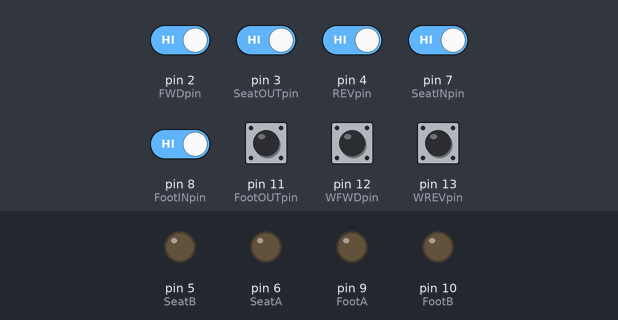
A sketch run on a simulated Arduino Uno, built with avr-gcc and run on an emulated ATmega328P. Shown: output pins drawn as LEDs (lit = HIGH). The test bench sets the inputs (shaded band); at power-on: pin 2 (FWDpin), pin 3 (SeatOUTpin), pin 4 (REVpin), pin 7 (SeatINpin), pin 8 (FootINpin), pin 11 (FootOUTpin), pin 12 (WFWDpin), pin 13 (WREVpin) HIGH.

Above: at 1.2 s.
1.3 s: pin 2 (FWDpin) driven LOW and pin 3 (SeatOUTpin) driven LOW
At 2.0 s:
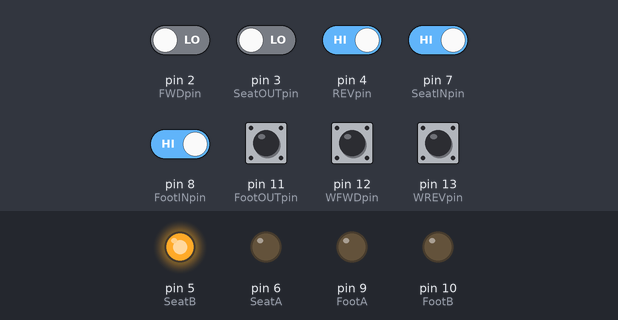
2.8 s: pin 11 (FootOUTpin) pulled LOW for 0.15 s
At 2.87 s:
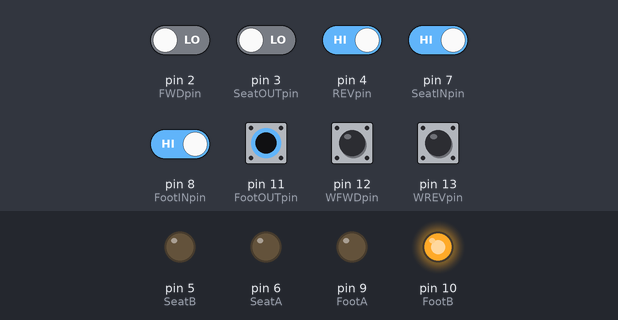
4.4 s: pin 2 (FWDpin) driven HIGH
At 5.5 s:
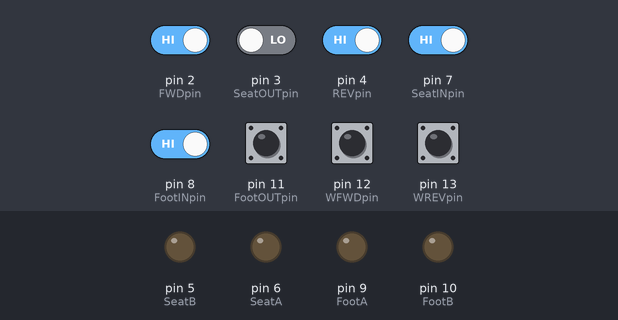
5.9 s: pin 2 (FWDpin) driven LOW
At 6.7 s:
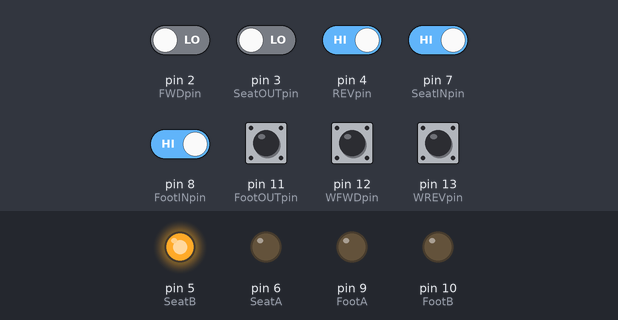
7.4 s: pin 2 (FWDpin) driven HIGH and pin 3 (SeatOUTpin) driven HIGH and pin 4 (REVpin) driven LOW and pin 7 (SeatINpin) driven LOW and pin 8 (FootINpin) driven LOW
At 7.8 s:
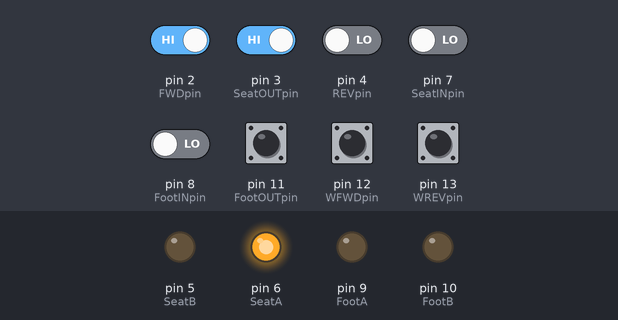
8.9 s: pin 7 (SeatINpin) driven HIGH
At 10.2 s:
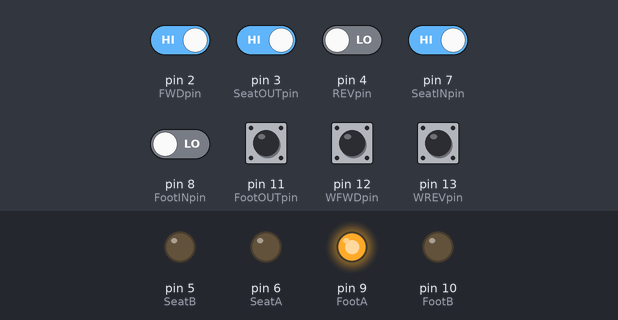
Timing chart, 0 to 11.4 s (numbered marks = the images above; inputs shaded):
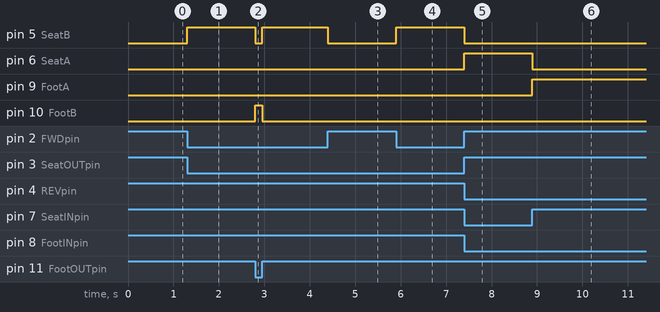

The sketch:

Recliner_Footfirst.ino
```cpp
// Motor 1 (Seat) Variables:
int SeatA=6;
int SeatB=5;
int SeatFWD_A=0;
int SeatFWD_B=255;     // Seat Forward Speed 0-255:
int SeatREV_A=255;    // Seat Reverse Speed 0-255:
int SeatREV_B=0;
// Motor 2 (Foot) variables:
int FootA=9;
int FootB=10;
int FootFWD_A=0;
int FootFWD_B=255;   // Foot forward speed 0-255:
int FootREV_A=255;   // Foot Reverse speed 0-255:
int FootREV_B=0;
// Controls:
int FWDpin=2;
int FWD;
int REVpin=4;
int REV;
int WFWDpin=12;
int WFWD;
int WREVpin=13;
int WREV;
// Limit switches:
int SeatOUTpin=3;
int SeatOUT;
int SeatINpin=7;
int SeatIN;
int FootOUTpin=11;
int FootOUT;
int FootINpin=8;
int FootIN;
int MotorStop=0;


void setup() {
  // put your setup code here, to run once:
Serial.begin(9600);
pinMode(SeatA,OUTPUT);
pinMode(SeatB,OUTPUT);
pinMode(FootA,OUTPUT);
pinMode(FootB,OUTPUT);
pinMode(FWDpin,INPUT_PULLUP);
pinMode(REVpin,INPUT_PULLUP);
pinMode(WFWDpin,INPUT_PULLUP);
pinMode(WREVpin,INPUT_PULLUP);
pinMode(SeatOUTpin,INPUT_PULLUP);
pinMode(SeatINpin,INPUT_PULLUP);
pinMode(FootOUTpin,INPUT_PULLUP);
pinMode(FootINpin,INPUT_PULLUP);

}

void loop() {
  //
  // Read Inputs:
FWD=digitalRead(FWDpin);
REV=digitalRead(REVpin);
WFWD=digitalRead(WFWDpin);
WREV=digitalRead(WREVpin);
SeatOUT=digitalRead(SeatOUTpin);
SeatIN=digitalRead(SeatINpin);
FootOUT=digitalRead(FootOUTpin);
FootIN=digitalRead(FootINpin);
analogWrite(SeatA,MotorStop);
analogWrite(SeatB,MotorStop);
analogWrite(FootA,MotorStop);
analogWrite(FootB,MotorStop);

// Forward Button is Pressed:
while (FWD==0||WFWD==0){
  FWD=digitalRead(FWDpin);
  WFWD=digitalRead(WFWDpin);
  SeatOUT=digitalRead(SeatOUTpin);
  FootOUT=digitalRead(FootOUTpin);
  if(SeatOUT==0&&FootOUT==1){
    analogWrite(SeatA,SeatFWD_A);
    analogWrite(SeatB,SeatFWD_B);
  }
  else {
    analogWrite(SeatA,MotorStop);
    analogWrite(SeatB,MotorStop);
  }
  if(FootOUT==0){
    analogWrite(FootA,FootFWD_A);
    analogWrite(FootB,FootFWD_B);
  }
  else {
    analogWrite(FootA,MotorStop);
    analogWrite(FootB,MotorStop);
  }
}

// Reverse button is pressed:
while(REV==0||WREV==0){
  REV=digitalRead(REVpin);
  WREV=digitalRead(WREVpin);
  SeatIN=digitalRead(SeatINpin);
  FootIN=digitalRead(FootINpin);
  if(SeatIN==0){
    analogWrite(SeatA,SeatREV_A);
    analogWrite(SeatB,SeatREV_B);
  }
  else{
    analogWrite(SeatA,MotorStop);
    analogWrite(SeatB,MotorStop);
  }
  if(FootIN==0&&SeatIN==1){
    analogWrite(FootA,FootREV_A);
    analogWrite(FootB,FootREV_B);
  }
  else{
    analogWrite(FootA,MotorStop);
    analogWrite(FootB,MotorStop);
  }
}

}
```

Measured:
- after the input at 1.3 s, pin 5 (SeatB): LOW → HIGH at once
- after the input at 2.8 s, pin 5 (SeatB): HIGH → LOW at once, → HIGH 0.15 s later; pin 10 (FootB): LOW → HIGH at once, → LOW 0.15 s later
- after the input at 4.4 s, pin 5 (SeatB): HIGH → LOW at once
- after the input at 5.9 s, pin 5 (SeatB): LOW → HIGH at once
- after the input at 7.4 s, pin 5 (SeatB): HIGH → LOW at once; pin 6 (SeatA): LOW → HIGH at once
- after the input at 8.9 s, pin 6 (SeatA): HIGH → LOW at once; pin 9 (FootA): LOW → HIGH at once
